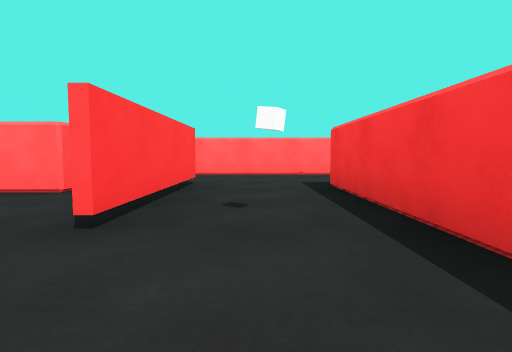
view 1 (above)

14 first-person views from a walk through a Unity game level. The camera is 0.59 m above the floor, tilts 4° down and sees 80° across. The floor is counted in squares, 2 m on a side. Each view is taken from the middle of a square. On the plan, view 1 faces up. The plan holds only what a view shows up to about 9 squares ahead; the rest is blank. The player is left out. Surface patterns are stand-ins for the level's own textures.

view 2
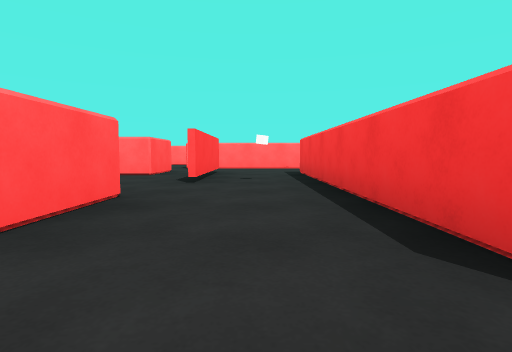

view 3
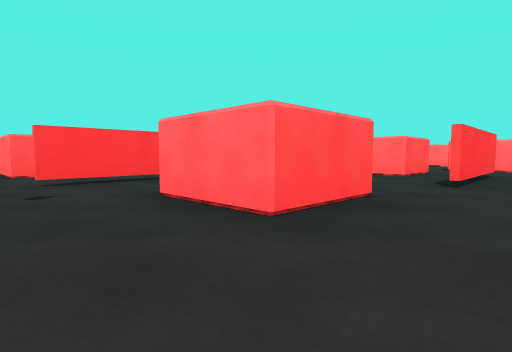

view 4
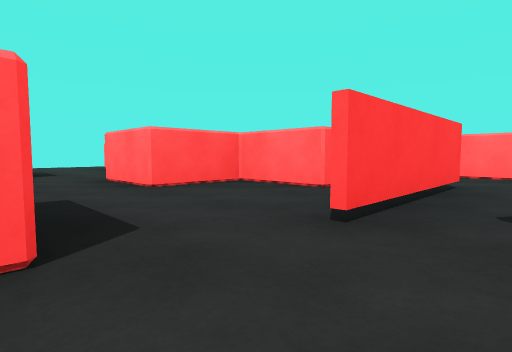

view 5
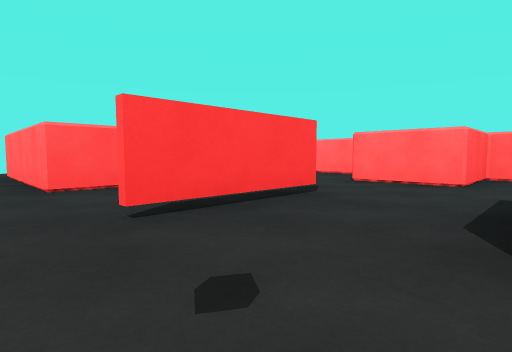

view 6
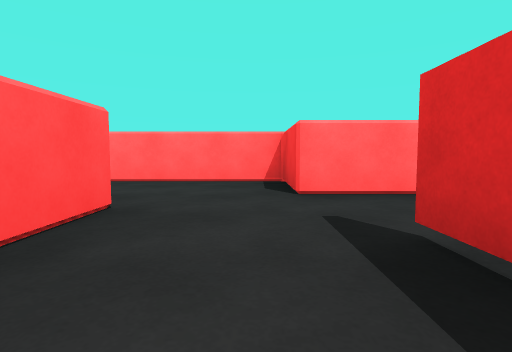

view 7
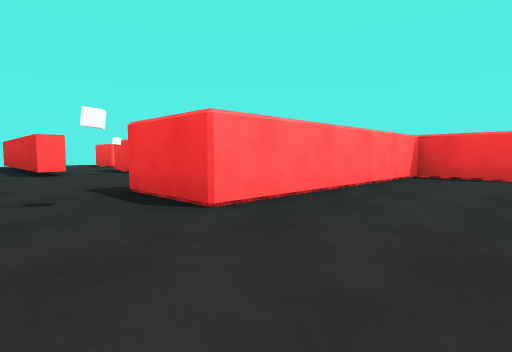

view 8
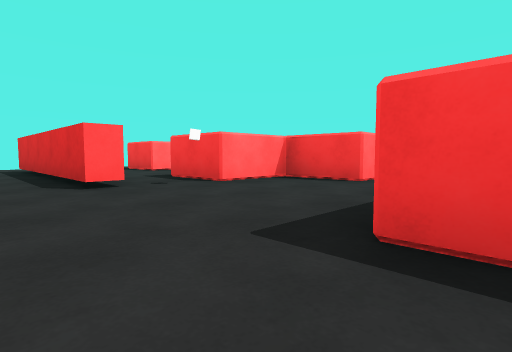

view 9
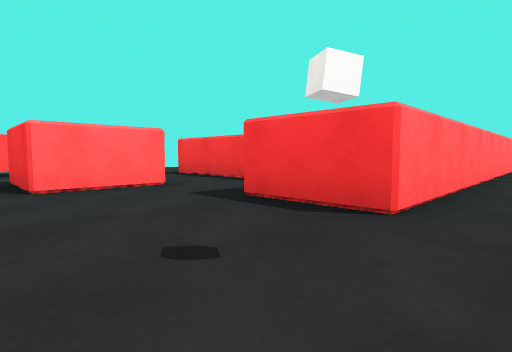

view 10
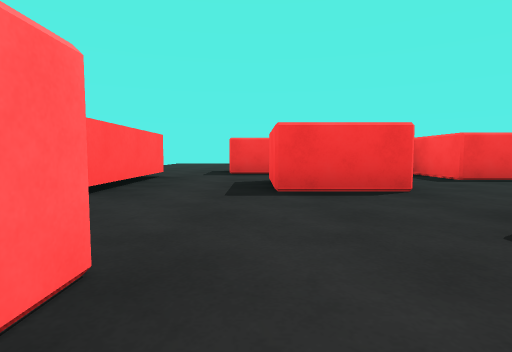

view 11
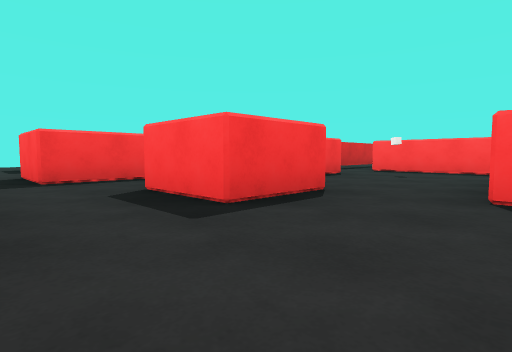

view 12
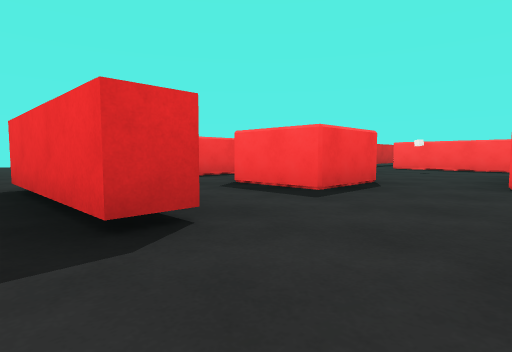

view 13
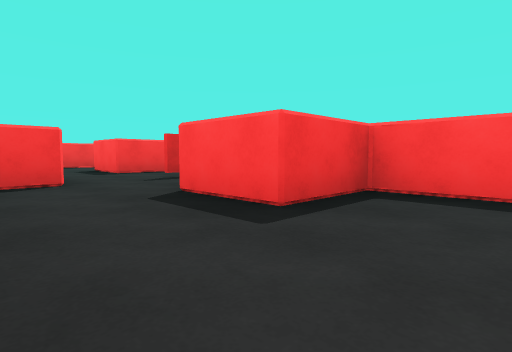

view 14
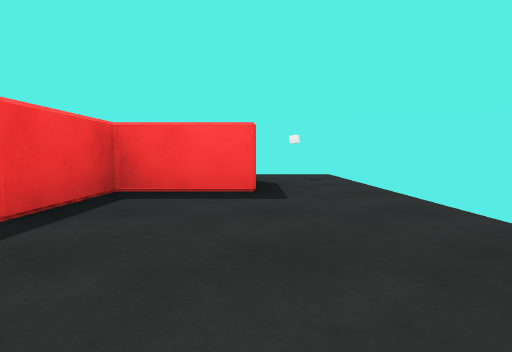

### Floor plan
Key: @ floor where view 1 was taken; # wall or solid block; x gap in a wall; . floor; T thing the floor can be seen under or through.
Columns run from 8 left of view 1 to 4 right of it. Each row starts with its distance up from view 1.
 10  .....##....
  9  #.#.........
  8 .#......#....
  7 .#....#.#
  6 .#x##...#
  5 ....#..#####
  4 ...........
  3 .######T.#
  2 .....#.T.#
  1 .......TT#
  0 ..##.TTT@#
 -1 .###.TTT.#
 -2 .........

Positions as (right, up) in squares from view 1, and headings:
1: (0, 0), facing up
2: (0, -2), facing up
3: (0, -2), facing up-left
4: (0, 0), facing up-left
5: (-2, -2), facing up-left
6: (-4, -1), facing up
7: (-8, 1), facing up-right
8: (-8, 3), facing up-right
9: (-3, 4), facing up-right
10: (-5, 8), facing right
11: (-4, 9), facing down-right
12: (-4, 10), facing down-right
13: (-7, 2), facing down-right
14: (-7, 2), facing down
